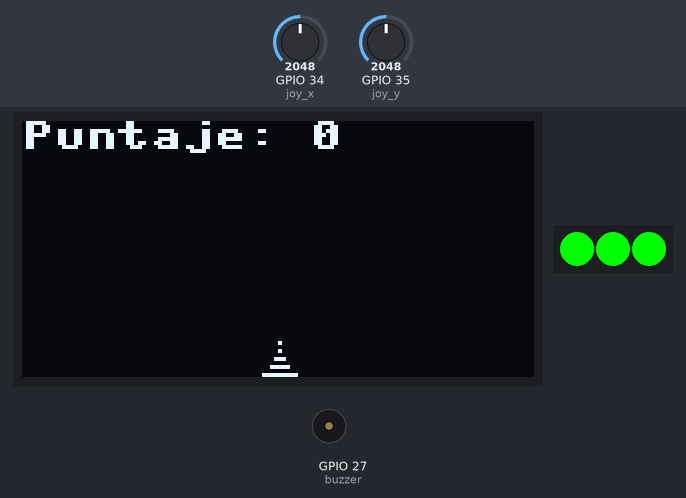
This program was run on a simulated ESP32 board running MicroPython. Parts: 128×64 one-colour display, 3 RGB LEDs in strip order, left to right, buzzer (waves = sounding). Wiring (from the project's diagram.json): buzzer on GPIO 27, joystick X on GPIO 34, joystick Y on GPIO 35. The inputs (shaded band) are chosen by the test bench; at power-on: GPIO 34 (joy_x) = 2048, GPIO 35 (joy_y) = 2048 (analog values on the 0–4095 scale). Random numbers come from a fixed seed; library files of the repository ran but are not shown: ssd1306.py. At 21.4 s the program stops and its outputs stay as they are.

Above: at 1.2 s.
1.3 s: GPIO 34 (joy_x) set to 2540
At 1.49 s:
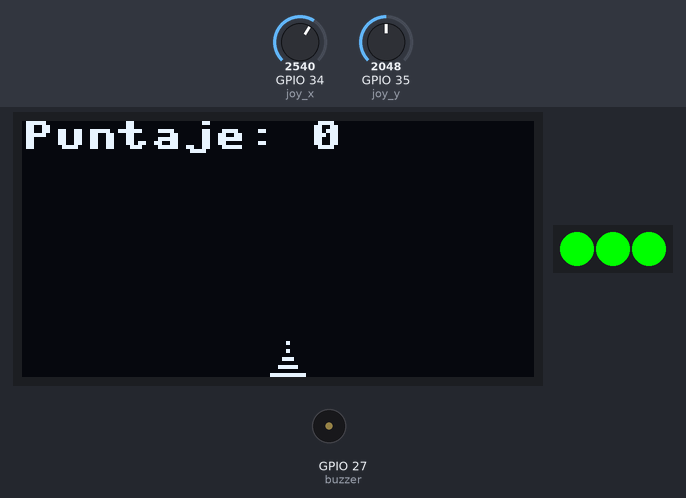
2.9 s: GPIO 35 (joy_y) set to 491
At 3.01 s:
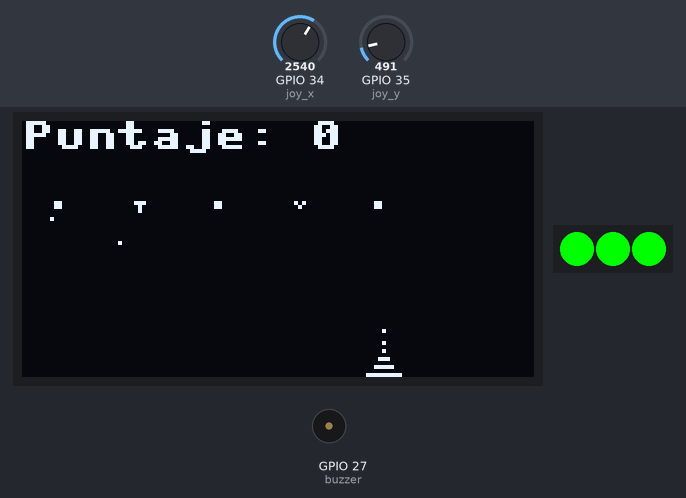
4.4 s: GPIO 34 (joy_x) set to 2460
At 6.24 s:
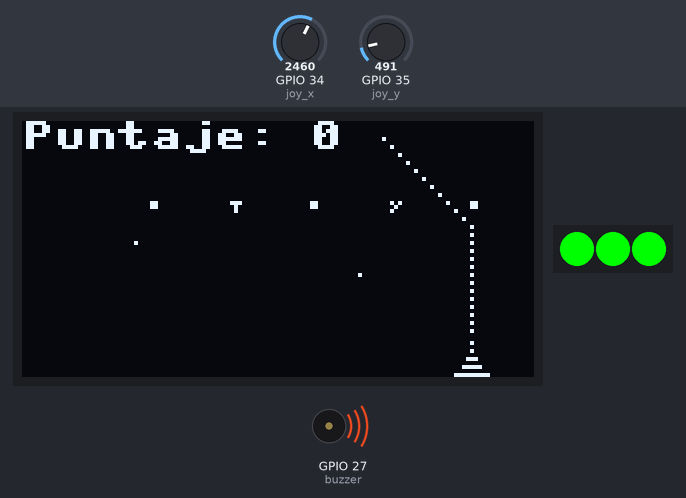
7.4 s: GPIO 34 (joy_x) set to 1556
8.9 s: GPIO 34 (joy_x) set to 1429
At 9.08 s:
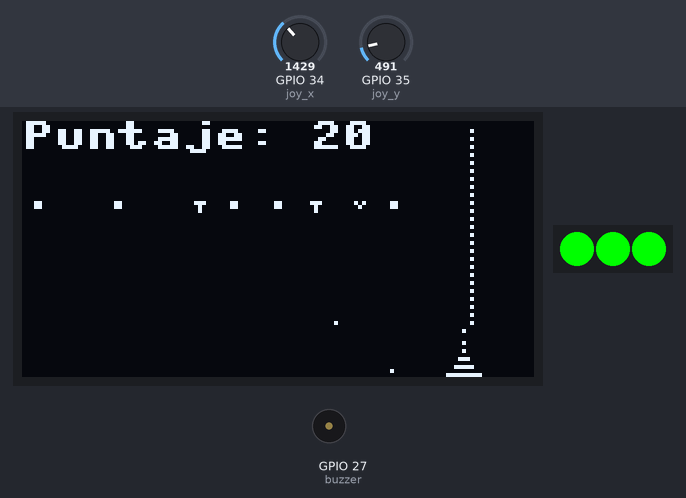
10.5 s: GPIO 35 (joy_y) set to 1228
At 22.5 s:
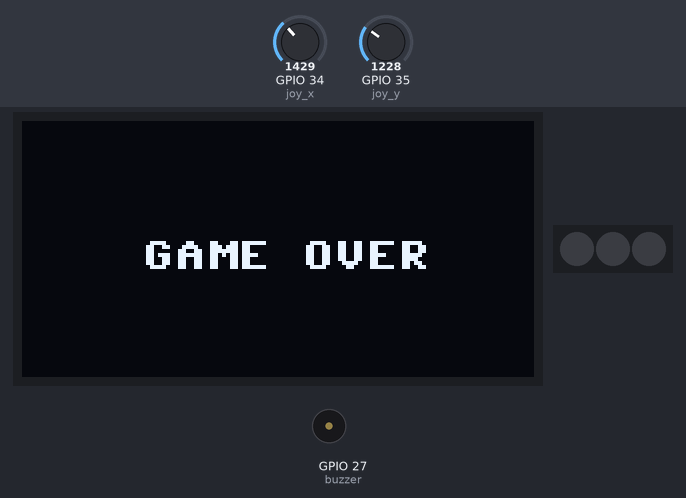
Timing chart, 0 to 22.9 s (numbered marks = the images above; inputs shaded):
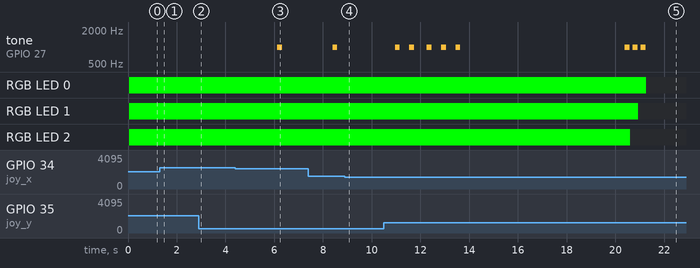

The program:

main.py
```python
from machine import Pin, ADC, PWM, I2C
import ssd1306
import neopixel
import time
import random

# Configuración del joystick
joy_x = ADC(Pin(34))
joy_y = ADC(Pin(35))
joy_x.atten(ADC.ATTN_11DB)
joy_y.atten(ADC.ATTN_11DB)

# Configuración de la pantalla OLED
i2c = I2C(0, scl=Pin(22), sda=Pin(21))
oled = ssd1306.SSD1306_I2C(128, 64, i2c)

# Configuración del Neopixel (vidas)
neopixel_pin = 13
num_leds = 3
np = neopixel.NeoPixel(Pin(neopixel_pin), num_leds)

# Configuración del buzzer
buzzer = PWM(Pin(27), freq=1000, duty=0)

def beep():
    buzzer.duty(512)
    time.sleep(0.2)
    buzzer.duty(0)

def actualizar_vidas(vidas):
    for i in range(num_leds):
        np[i] = (0, 255, 0) if i < vidas else (0, 0, 0)
    np.write()

# Variables del juego
nave_x = 60
vidas = 3
puntaje = 0
balas = []
balas_enemigos = []
enemigos = []
enemigo_timer = 0
enemigo_velocidad = 1
enemigo_direccion = 1
enemigos_generados = 0

def generar_enemigos():
    global enemigos, enemigo_timer, enemigos_generados
    if time.ticks_ms() - enemigo_timer > 2000 and len(enemigos) < enemigos_generados / 2 + 1:
        for i in range(5):
            enemigos.append({'x': i * 20, 'y': 20, 'tipo': random.randint(0, 2)})
        enemigo_timer = time.ticks_ms()
        enemigos_generados = len(enemigos)

def mover_nave():
    global nave_x, balas
    x_val = joy_x.read()
    y_val = joy_y.read()

    if x_val < 1500 and nave_x > 0:
        nave_x -= 2
    if x_val > 2500 and nave_x < 120:
        nave_x += 2

    if y_val < 1000:
        balas.append({'x': nave_x + 4, 'y': 54})

def mover_enemigos():
    global balas_enemigos, enemigo_velocidad, enemigo_direccion
    for enemigo in enemigos:
        enemigo['x'] += enemigo_velocidad * enemigo_direccion
        if enemigo['x'] < 0 or enemigo['x'] > 120:
            enemigo_direccion *= -1
            enemigo['y'] += 10
        if random.randint(0, 100) < 2:
            balas_enemigos.append({'x': enemigo['x'], 'y': enemigo['y']})

def mover_balas():
    global balas, enemigos, puntaje
    balas_nuevas = []
    for bala in balas:
        bala['y'] -= 2
        if bala['y'] > 0:
            balas_nuevas.append(bala)
        for enemigo in enemigos:
            if abs(bala['x'] - enemigo['x']) < 4 and abs(bala['y'] - enemigo['y']) < 4:
                enemigos.remove(enemigo)
                puntaje += 10
                beep()
                break
    balas = balas_nuevas

def mover_balas_enemigos():
    global balas_enemigos, vidas
    balas_enemigos_nuevas = []
    for bala in balas_enemigos:
        bala['y'] += 2
        if bala['y'] < 64:
            balas_enemigos_nuevas.append(bala)
        if abs(bala['x'] - nave_x - 4) < 4 and abs(bala['y'] - 55) < 4:
            vidas -= 1
            beep()
            actualizar_vidas(vidas)
            balas_enemigos.remove(bala)
    balas_enemigos = balas_enemigos_nuevas

def dibujar_linea(oled, x0, y0, x1, y1, color):
    dx = abs(x1 - x0)
    dy = abs(y1 - y0)
    sx = 1 if x0 < x1 else -1
    sy = 1 if y0 < y1 else -1
    err = dx - dy
    while True:
        oled.pixel(x0, y0, color)
        if x0 == x1 and y0 == y1:
            break
        e2 = 2 * err
        if e2 > -dy:
            err -= dy
            x0 += sx
        if e2 < dx:
            err += dx
            y0 += sy

def dibujar_nave(oled, x, y):
    dibujar_linea(oled, x, y + 8, x + 8, y + 8, 1)
    dibujar_linea(oled, x + 2, y + 6, x + 6, y + 6, 1)
    dibujar_linea(oled, x + 3, y + 4, x + 5, y + 4, 1)
    dibujar_linea(oled, x + 4, y + 2, x + 4, y + 2, 1)
    dibujar_linea(oled, x + 4, y, x + 4, y, 1)

def dibujar_enemigo(oled, x, y, tipo):
    if tipo == 0:
        oled.pixel(x, y, 1)
        oled.pixel(x + 1, y, 1)
        oled.pixel(x, y + 1, 1)
        oled.pixel(x + 1, y + 1, 1)
    elif tipo == 1:
        oled.pixel(x, y, 1)
        oled.pixel(x + 2, y, 1)
        oled.pixel(x + 1, y + 1, 1)
    else:
        dibujar_linea(oled, x, y, x + 2, y, 1)
        dibujar_linea(oled, x + 1, y, x + 1, y + 2, 1)

def dibujar():
    oled.fill(0)
    oled.text(f'Puntaje: {puntaje}', 0, 0)
    dibujar_nave(oled, nave_x, 55)
    for enemigo in enemigos:
        dibujar_enemigo(oled, enemigo['x'], enemigo['y'], enemigo['tipo'])
    for bala in balas:
        oled.pixel(bala['x'], bala['y'], 1)
    for bala in balas_enemigos:
        oled.pixel(bala['x'], bala['y'], 1)
    oled.show()

def juego():
    global puntaje, vidas, enemigo_velocidad, enemigo_timer, enemigos_generados
    actualizar_vidas(vidas)
    enemigo_timer = time.ticks_ms()
    enemigos_generados = 0
    while vidas > 0:
        generar_enemigos()
        mover_nave()
        mover_enemigos()
        mover_balas()
        mover_balas_enemigos()
        dibujar()
        time.sleep(0.1)
        if puntaje > 50:
            enemigo_velocidad = 2
        if puntaje > 100:
            enemigo_velocidad = 3
    oled.fill(0)
    oled.text('GAME OVER', 30, 30)
    oled.show()

juego()
```

Measured:
- the behaviour switches between 1500 and 1499 on GPIO 34 (joy_x) (found by bisection; images 3 and 4)
- by itself, tone on GPIO 27 (buzzer): plays 1000 Hz for 0.20 s, 1000 Hz for 0.20 s, 1000 Hz for 0.20 s, 1000 Hz for 0.20 s, 1000 Hz for 0.20 s, 1000 Hz for 0.20 s … (8 notes in this stretch)
